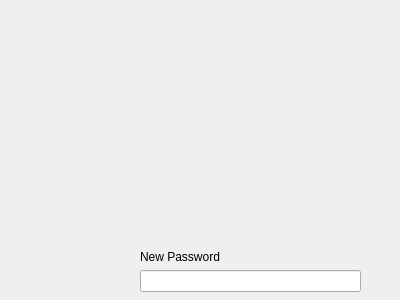
<?xml version="1.0" encoding="UTF-8"?>
<ui version="4.0">
 <class>Dialog</class>
 <widget class="QDialog" name="Dialog">
  <property name="geometry">
   <rect>
    <x>0</x>
    <y>0</y>
    <width>400</width>
    <height>300</height>
   </rect>
  </property>
  <property name="windowTitle">
   <string>Dialog</string>
  </property>
  <widget class="QWidget" name="verticalLayoutWidget">
   <property name="geometry">
    <rect>
     <x>140</x>
     <y>250</y>
     <width>221</width>
     <height>178</height>
    </rect>
   </property>
   <layout class="QVBoxLayout" name="verticalLayout">
    <item>
     <widget class="QLabel" name="label">
      <property name="text">
       <string>New Password</string>
      </property>
     </widget>
    </item>
    <item>
     <widget class="QLineEdit" name="lineEdit"/>
    </item>
    <item>
     <widget class="QLabel" name="label_2">
      <property name="text">
       <string>Re-type new password</string>
      </property>
     </widget>
    </item>
    <item>
     <widget class="QLineEdit" name="lineEdit_2"/>
    </item>
    <item>
     <widget class="QDialogButtonBox" name="buttonBox">
      <property name="orientation">
       <enum>Qt::Orientation::Vertical</enum>
      </property>
      <property name="standardButtons">
       <set>QDialogButtonBox::StandardButton::Cancel|QDialogButtonBox::StandardButton::Ok</set>
      </property>
     </widget>
    </item>
   </layout>
  </widget>
 </widget>
 <resources/>
 <connections/>
</ui>
